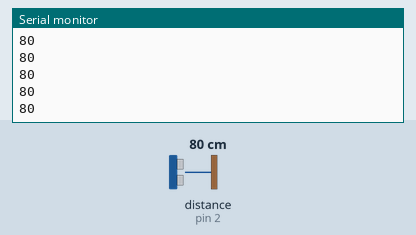
Recording of a sketch running on a simulated Arduino Uno, built with avr-gcc and run on an emulated ATmega328P. Shown: the last lines printed to the serial monitor. Wiring (inferred from the names in the program): ultrasonic range finder: trigger pin 4; echo pin 2. Inputs (shaded band) come from the test bench; at power-on: distance to the obstacle (sensor on pin 2) 80 cm. The echo pulse lasts 58.3 µs per cm.

Above: at 1.2 s.
1.3 s: distance to the obstacle (sensor on pin 2) set to 196 cm
At 1.49 s:
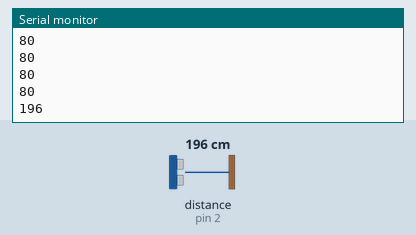
2.8 s: distance to the obstacle (sensor on pin 2) set to 204 cm
At 2.84 s:
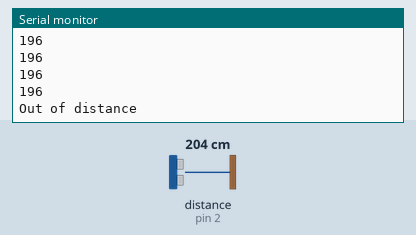

Measured:
- the behaviour switches between 199 and 200 cm on distance to the obstacle (sensor on pin 2) (found by bisection; images 1 and 2)
- after the input at 1.3 s, the serial monitor: prints a new line after 0.08 s (image 1)
- after the input at 2.8 s, the serial monitor: prints a new line at once (image 2)

The sketch:

Distance.ino
```cpp
 //Distance.ino

 int inputPin=2; //ECHO pin
 int outputPin=4; //TRIG pin
 bool firstTime = true;

 void setup() {
   Serial.begin(9600);
   pinMode(inputPin, INPUT);
   pinMode(outputPin, OUTPUT);
 }

 void loop() {
   digitalWrite(outputPin, HIGH); //Trigger ultrasonic detection
   delayMicroseconds(10);
   digitalWrite(outputPin, LOW);
   int distance = pulseIn(inputPin, HIGH); //Read ultrasonic reflection
   distance= distance/58; //Calculate distance
   int lastValue;

   if(firstTime){
      firstTime = false;
      lastValue = distance;
   }


   if(distance >= 200 || distance < 0){
      Serial.println("Out of distance");
   }
   else{
      Serial.println(distance); //Print distance
   }

   lastValue = distance;

   delay(100);
 }
```
